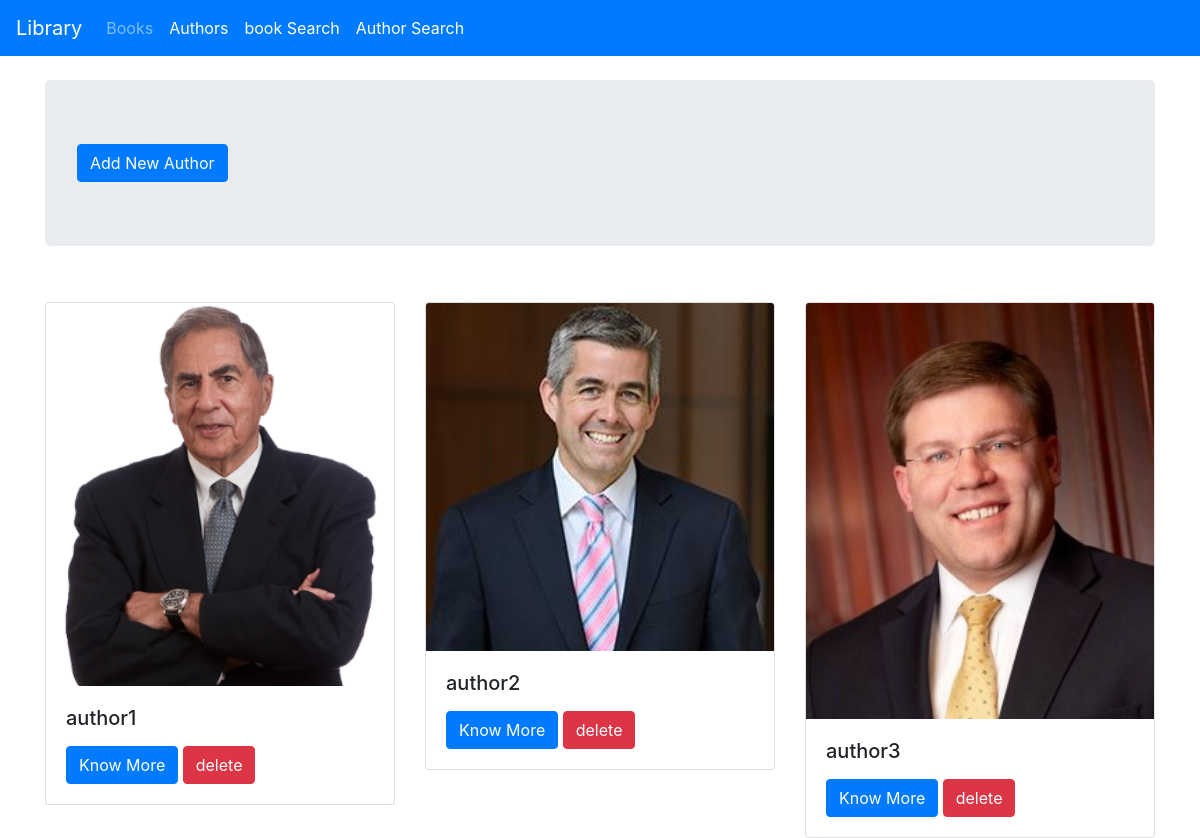
Screenshot of /authors/ with the database file from the repository.
### Authors/models.py (models this page shows, shortened)
class Authors(models.Model):
    user = models.ForeignKey(User,null=True,on_delete=models.SET_NULL)
    authorName = models.CharField(max_length=100)
    phoneNumber = models.CharField(max_length=50)
    img = models.ImageField(upload_to='authors_img/',default='author_img/default.png')

### Authors/views.py (the view)
def all_authors(request):
    authors = Authors.objects.all()
    context = {
        'all_authors' : authors
    }
    return render(request,'authors/all_authors.html',context)

### Authors/templates/authors/all_authors.html (shortened to what this page needs)
{% extends "authors/base.html" %}
{% block body %}
<div class="col-md-12">
    <div class="jumbotron">
         <a class="btn btn-primary" href="{% url 'authors:create_author' %}">Add New Author</a>
    </div>
</div>
{% for author in all_authors %}
<div class="col-md-4 mt-4">
                <div class="card" >
                  <img src="{{author.img.url}}" class="card-img-top" alt="..." style="width:280 !important;height:280;">
                  <div class="card-body">
                    <h5 class="card-title">{{author.authorName}}</h5>
                    <a href="{% url 'authors:author_details' id=author.id  %}" class="btn btn-primary">Know More</a>
                      <a href="{% url 'authors:delete_author' id=author.id %}" class="btn btn-danger">delete</a>
                  </div>
                </div>
            </div>
{% endfor %}
{% endblock %}

### rows the page displays
Authors: img (picture), authorName "author1"
Authors: img (picture), authorName "author2"
Authors: img (picture), authorName "author3"
